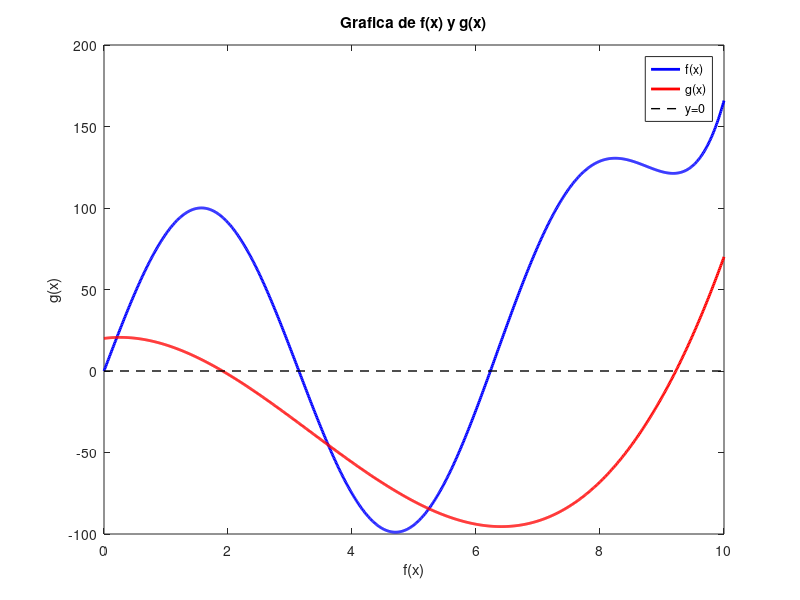

The MATLAB source for this figure:
%Se define el rango y el num de puntos 
x = linspace (0, 10, 1000);

%Funciones
f = (exp(x) / 100) + 100 * sin(x);
g = x .^ 3 - 10 * x.^ 2 + 5 * x + 20;

%Graficas
plot (x, f, 'b', 'LineWidth', 2);
hold on;
plot (x, g, 'r', 'LineWidth', 2);
hold off;

%Se agrega título y los ejes
title('Grafica de f(x) y g(x)');
xlabel('f(x)');
ylabel('g(x)');

legend('f(x)','g(x)');

% y=0 
hold on;
line([0, 10], [0, 0], 'Color', 'k', 'LineStyle', '--', 'LineWidth', 1, 'DisplayName', 'y=0');
hold off;
